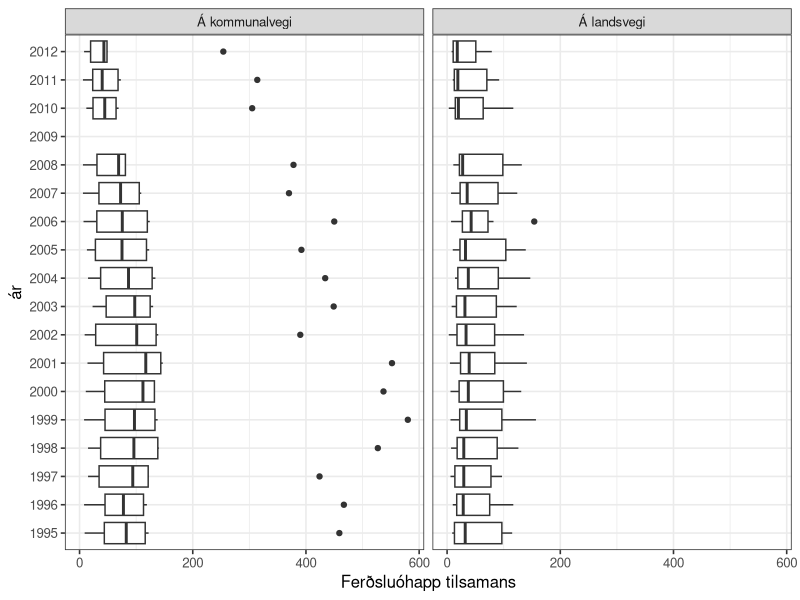
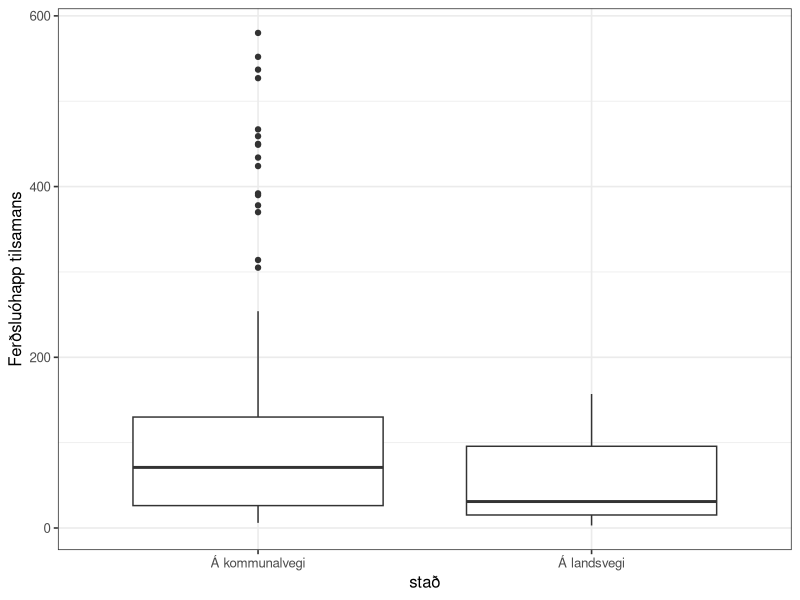
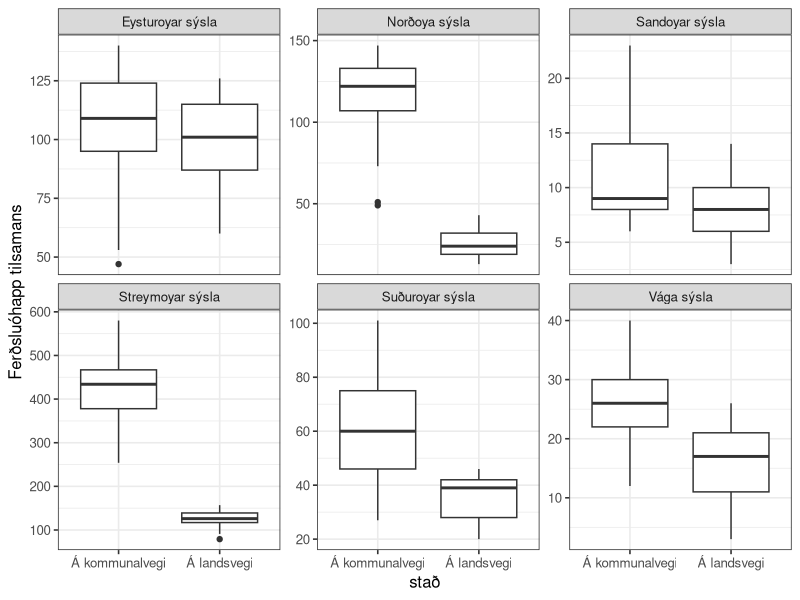
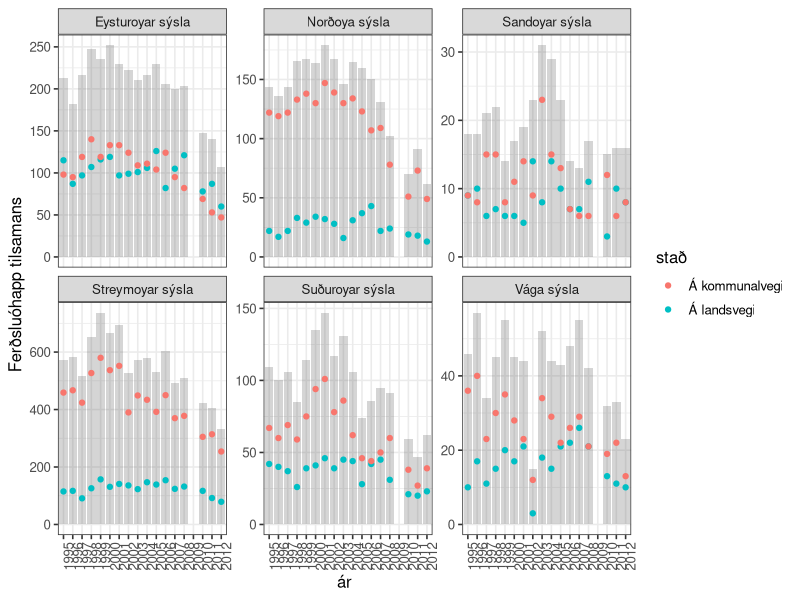
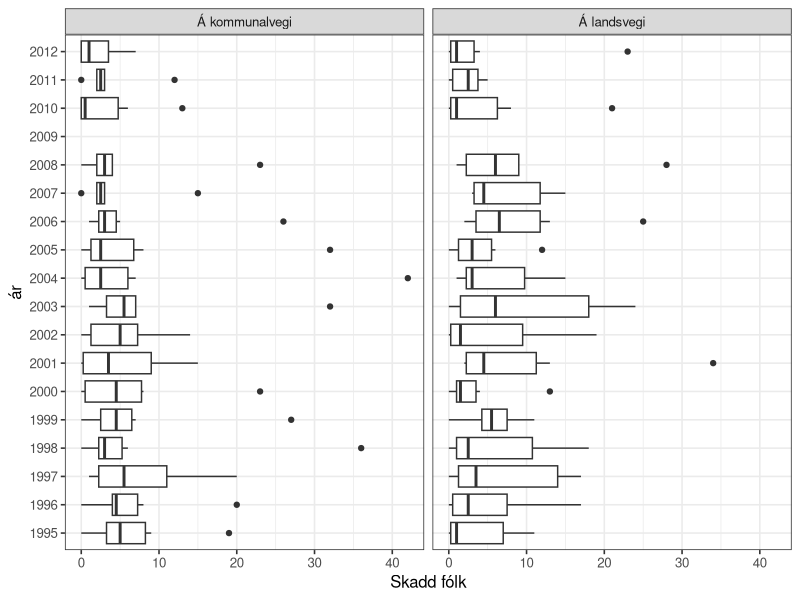

Generate these figures, in order, with R:
## ---- chunk 1
knitr::opts_chunk$set(echo = TRUE)

options(dplyr.summarise.inform = FALSE)
library(tidyverse)

# set theme used for plotting
theme_set(theme_bw(base_size = 12))

## ---- chunk 2
n_lesandi <- 2:10
roynd_nr <- 1:2

sama_fdag <- crossing(n_lesandi, roynd_nr)
sama_fdag
## ---- chunk 3
sama_fdag <- mutate(
  sama_fdag,
  fdag = map(n_lesandi, ~ sample(365, ., replace = TRUE))
  )
sama_fdag
## ---- chunk 4
# Ein listi av integers
str(sama_fdag$fdag)
## ---- chunk 5


sama_fdag <- mutate(sama_fdag, nakar_sdag = map_lgl(fdag, ~ any(duplicated(.x))))
sama_fdag

## ---- chunk 6

## ---- chunk 7

## ---- chunk 8

## ---- chunk 9

## ---- chunk 10

## ---- chunk 11

## ---- chunk 12

## ---- chunk 13


## ---- chunk 14

## ---- chunk 15

## ---- chunk 16

## ---- chunk 17

## ---- chunk 18

## ---- chunk 19

## ---- chunk 20

## ---- chunk 21

## ---- chunk 22

## ---- chunk 23
ferdslu_ohapp <- read_csv("ferdslu_ohapp.csv")
ferdslu_ohapp
## ---- chunk 24
ferdslu_ohapp <- read_csv("ferdslu_ohapp.csv", skip = 1, na = "..")
ferdslu_ohapp
## ---- chunk 25
ferdslu_ohapp <- ferdslu_ohapp %>%
  mutate(across(everything(), ~ str_replace(., "-", "0")))
ferdslu_ohapp
## ---- chunk 26
ferdslu_ohapp <- pivot_longer(ferdslu_ohapp, cols = '1995':'2012',
                   names_to = "ár", values_to = "n", values_transform = list(n = as.integer))

ferdslu_ohapp

#ferdslu_ohapp$n <- as.integer(ferdslu_ohapp$n)

## ---- chunk 27

ferdslu_ohapp <- pivot_wider(ferdslu_ohapp, names_from = slag, values_from = n)


ferdslu_ohapp
## ---- chunk 28

ggplot(ferdslu_ohapp) +
  geom_boxplot(aes(x = `Ferðsluóhapp tilsamans`, y = ár), na.rm = TRUE) +
  facet_wrap(~stað)

## ---- chunk 29
df <- ferdslu_ohapp %>%
  filter(`Ferðsluóhapp tilsamans` > 150) 
df
## ---- chunk 30

ggplot(data = ferdslu_ohapp) +
  geom_boxplot(aes(x = stað, y = `Ferðsluóhapp tilsamans`), na.rm = TRUE)

## ---- chunk 31

ggplot(data = ferdslu_ohapp) +
  geom_boxplot(aes(x = stað, y = `Ferðsluóhapp tilsamans`), na.rm = TRUE) +
  facet_wrap(~sýsla, scales = "free_y")
  
  

## ---- chunk 32

ggplot(ferdslu_ohapp) +
  geom_bar(aes(x = ár, y = `Ferðsluóhapp tilsamans`), alpha = 0.25, stat = "Identity", na.rm = TRUE) +
  geom_point(aes(x = ár, y = `Ferðsluóhapp tilsamans`, colour = stað), na.rm = TRUE) +
  facet_wrap(~sýsla, scales = "free_y") +
  theme(axis.text.x = element_text(angle = 90))

## ---- chunk 33
ggplot(ferdslu_ohapp, aes(x = `Skadd fólk`, y = `ár`)) +
  geom_boxplot(na.rm = TRUE) +
  facet_wrap(~ `stað`)

## ---- chunk 34

## ---- chunk 35

## ---- chunk 36

## ---- chunk 37

## ---- chunk 38

## ---- chunk 39

## ---- chunk 40

## ---- chunk 41

## ---- chunk 42

## ---- chunk 43

## ---- chunk 44

## ---- chunk 45

## ---- chunk 46

## ---- chunk 47
